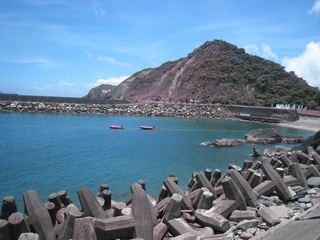
#> input picture empire.jpg, 320 x 240 px
$ python test.py
#> lines starting #> are read from the running program, lines starting #| are printed output that depends on the picture; after the words box and inside, x2 and y2 are one past the last pixel; in counts of white or black regions, pixels touching at a corner belong together
### harris.py
from scipy.ndimage import filters
from numpy import *
from pylab import *

def compute_harris_response(im,sigma=3):
    """ Compute the Harris corner detector response function
        for each pixel in a graylevel image. """
    # derivatives
    imx = zeros(im.shape)
    filters.gaussian_filter(im, (sigma,sigma), (0,1), imx)
    imy = zeros(im.shape)
    filters.gaussian_filter(im, (sigma,sigma), (1,0), imy)
    # compute components of the Harris matrix
    Wxx = filters.gaussian_filter(imx*imx,sigma)
    Wxy = filters.gaussian_filter(imx*imy,sigma)
    Wyy = filters.gaussian_filter(imy*imy,sigma)
    # determinant and trace
    Wdet = Wxx*Wyy - Wxy**2
    Wtr = Wxx + Wyy
    return Wdet / Wtr

def get_harris_points(harrisim,min_dist=10,threshold=0.1):
    """ Return corners from a Harris response image
    min_dist is the minimum number of pixels separating
    corners and image boundary. """
    # find top corner candidates above a threshold
    corner_threshold = harrisim.max() * threshold
    harrisim_t = (harrisim > corner_threshold) * 1
    # get coordinates of candidates
    coords = array(harrisim_t.nonzero()).T
    # ...and their values
    candidate_values = [harrisim[c[0],c[1]] for c in coords]
    # sort candidates
    index = argsort(candidate_values)
    # store allowed point locations in array
    allowed_locations = zeros(harrisim.shape)
    allowed_locations[min_dist:-min_dist,min_dist:-min_dist] = 1
    # select the best points taking min_distance into account
    filtered_coords = []
    for i in index:
        if allowed_locations[coords[i,0],coords[i,1]] == 1:
            filtered_coords.append(coords[i])
            allowed_locations[(coords[i,0]-min_dist):(coords[i,0]+min_dist),
                (coords[i,1]-min_dist):(coords[i,1]+min_dist)] = 0
    return filtered_coords


# [8 lines left out: function plot_harris_points, not called in this run]

def get_descriptors(image,filtered_coords,wid=5):
    """ For each point return pixel values around the point
        using a neighbourhood of width 2*wid+1. (Assume points are
        extracted with min_distance > wid). """
    desc = []
    for coords in filtered_coords:
        patch = image[coords[0]-wid:coords[0]+wid+1, coords[1]-wid:coords[1]+wid+1].flatten()
        desc.append(patch)
    return desc

def match(desc1,desc2,threshold=0.5):
    """ For each corner point descriptor in the first image,
        select its match to second image using
        normalized cross correlation. """
    n = len(desc1[0])
    # pair-wise distances
    d = -ones((len(desc1),len(desc2)))
    for i in range(len(desc1)):
        for j in range(len(desc2)):
            d1 = (desc1[i] - mean(desc1[i])) / std(desc1[i])
            d2 = (desc2[j] - mean(desc2[j])) / std(desc2[j])
            ncc_value = sum(d1 * d2) / (n-1)
            if ncc_value > threshold:
                d[i,j] = ncc_value
    ndx = argsort(-d)
    matchscores = ndx[:,0]
    return matchscores

def match_twosided(desc1,desc2,threshold=0.5):
    """ Two-sided symmetric version of match(). """

    matches_12 = match(desc1,desc2,threshold)
    matches_21 = match(desc2,desc1,threshold)
    ndx_12 = where(matches_12 >= 0)[0]
    # remove matches that are not symmetric
    for n in ndx_12:
        if matches_21[matches_12[n]] != n:
            matches_12[n] = -1
    return matches_12


def appendimages(im1,im2):
    """ Return a new image that appends the two images side-by-side. """
    # select the image with the fewest rows and fill in enough empty rows
    rows1 = im1.shape[0]
    rows2 = im2.shape[0]
    if rows1 < rows2:
        im1 = concatenate((im1,zeros((rows2-rows1,im1.shape[1]))),axis=0)
    elif rows1 > rows2:
        im2 = concatenate((im2,zeros((rows1-rows2,im2.shape[1]))),axis=0)
    # if none of these cases they are equal, no filling needed.
    return concatenate((im1,im2), axis=1)

def plot_matches(im1,im2,locs1,locs2,matchscores,show_below=True):
    """ Show a figure with lines joining the accepted matches
    input: im1,im2 (images as arrays), locs1,locs2 (feature locations), matchscores (as output from ’match()’),
    show_below (if images should be shown below matches). """
    im3 = appendimages(im1,im2)
    if show_below:
        im3 = vstack((im3,im3))
    imshow(im3)
    cols1 = im1.shape[1]
    for i,m in enumerate(matchscores):
        if m>0:
            plot([locs1[i][1],locs2[m][1]+cols1],[locs1[i][0],locs2[m][0]],'c')
    axis('off')

### test.py
from PIL import Image
from pylab import *
from numpy import *
import harris


im1 = im2 = array(Image.open('empire.jpg').convert('L'))
# harrisim = harris.compute_harris_response(im)
# filtered_coords = harris.get_harris_points(harrisim,6)
# harris.plot_harris_points(im, filtered_coords)

wid = 5
harrisim = harris.compute_harris_response(im1,5)
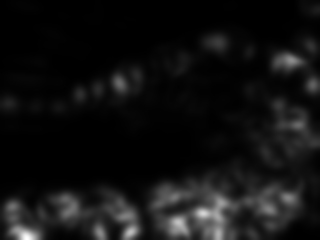
#> harrisim: shape (240, 320) float64; min 0.00165, max 6.47, mean 0.468; drawn with min black and max white
filtered_coords1 = harris.get_harris_points(harrisim,wid+1)
#> in get_harris_points, `corner_threshold = harrisim.max() * threshold`: corner_threshold = 0.647
#> in get_harris_points, `harrisim_t = (harrisim > corner_threshold) * 1`:
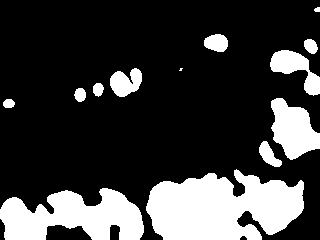
#> harrisim_t: shape (240, 320) int64; values 0 (black) and 1 (white), 23.4% white; 13 white regions (1 under 20 px), largest, box (x1, y1, x2, y2) and area: (146, 169, 304, 240) 8195, (0, 188, 144, 240) 5009, (271, 98, 320, 160) 1952
#> in get_harris_points, `coords = array(harrisim_t.nonzero()).T`: coords = 17976 pairs, first value 7 to 239, second value 0 to 319
#> in get_harris_points, `candidate_values = [harrisim[c[0],c[1]] for c in coords]`: candidate_values = 17976 values, max 6.47 at index 17826, min 0.647 at index 13032, mean 1.55
#> in get_harris_points, `index = argsort(candidate_values)`: index = 17976 values, max 17975 at index 444, min 0 at index 171, mean 8987.5
#> the loop in get_harris_points, `for i in index:` made 17976 passes
#> i on passes 1 to 3: 13032, 1539, 1227
#> after the loop in get_harris_points, `for i in index:`:
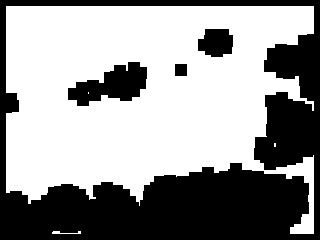
#> allowed_locations: shape (240, 320) float64; values 0 (black) and 1 (white), 59.8% white; 4 black regions, box (x1, y1, x2, y2) and area: (0, 0, 320, 240) 27976, (68, 62, 147, 106) 1992, (198, 29, 233, 57) 799, (175, 64, 187, 76) 144
#> after the loop in get_harris_points, `for i in index:`: filtered_coords = 380 pairs, first value 35 to 233, second value 6 to 313
#> filtered_coords1 has the same summary as filtered_coords in get_harris_points
d1 = harris.get_descriptors(im1,filtered_coords1,wid)
#> the loop in get_descriptors, `for coords in filtered_coords:` made 380 passes
#> coords on passes 1 to 3: [217, 239], [79, 131], [71, 120]
#> after the loop in get_descriptors, `for coords in filtered_coords:`: desc = 380 items
#> d1 = 380 items

harrisim = harris.compute_harris_response(im2,5)
filtered_coords2 = harris.get_harris_points(harrisim,wid+1)
#> the loop in get_harris_points (call 2), `for i in index:` made 17976 passes
#> filtered_coords2 has the same summary as filtered_coords in get_harris_points
d2 = harris.get_descriptors(im2,filtered_coords2,wid)
#> the loop in get_descriptors (call 2), `for coords in filtered_coords:` made 380 passes
#> d2 = 380 items

print('starting matching')
matches = harris.match_twosided(d1,d2)
#> in match, `n = len(desc1[0])`: n = 121
#> in match, `d = -ones((len(desc1),len(desc2)))`: d: shape (380, 380) float64; every value is -1
#> after the loop in match, `for i in range(len(desc1)):`:
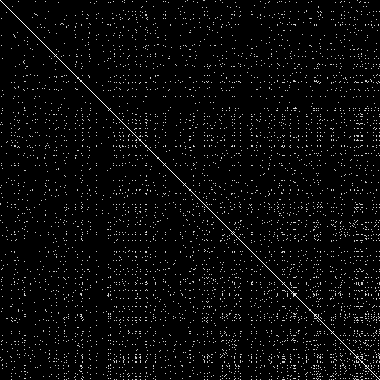
#> d: shape (380, 380) float64; min -1, max 1.01, mean -0.932; drawn with min black and max white
#> in match, `ndx = argsort(-d)`:
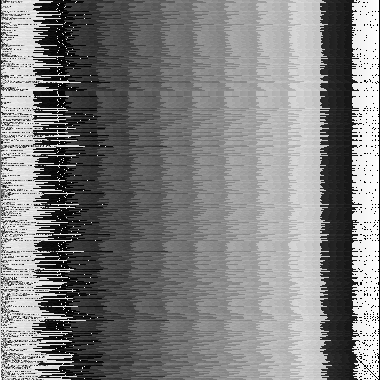
#> ndx: shape (380, 380) int64; min 0, max 379, mean 189.5; drawn with min black and max white
#> in match, `matchscores = ndx[:,0]`: matchscores = 380 values from 0 to 379
#> matches = 380 values from 0 to 379

figure()
gray()
harris.plot_matches(im1,im2,filtered_coords1,filtered_coords2,matches)
#> in plot_matches, `im3 = vstack((im3,im3))`:
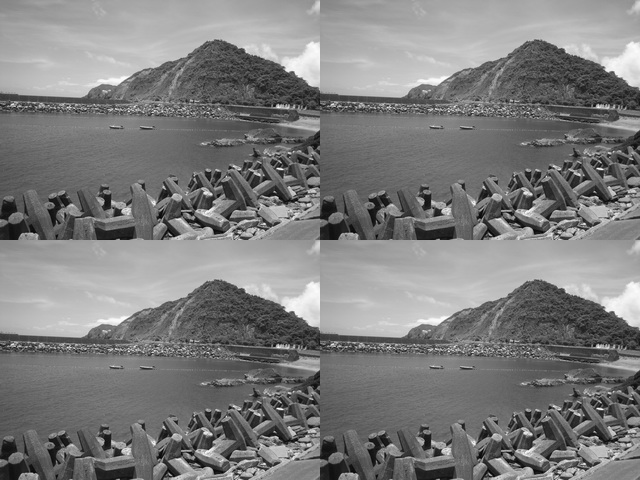
#> im3: shape (480, 640); min 0, max 254, mean 125.1
show()
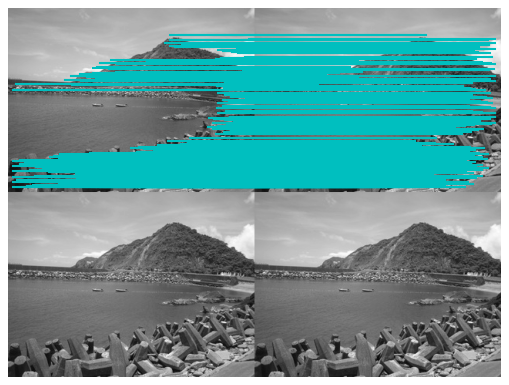
#> figure drawn by matplotlib, 1 panel
